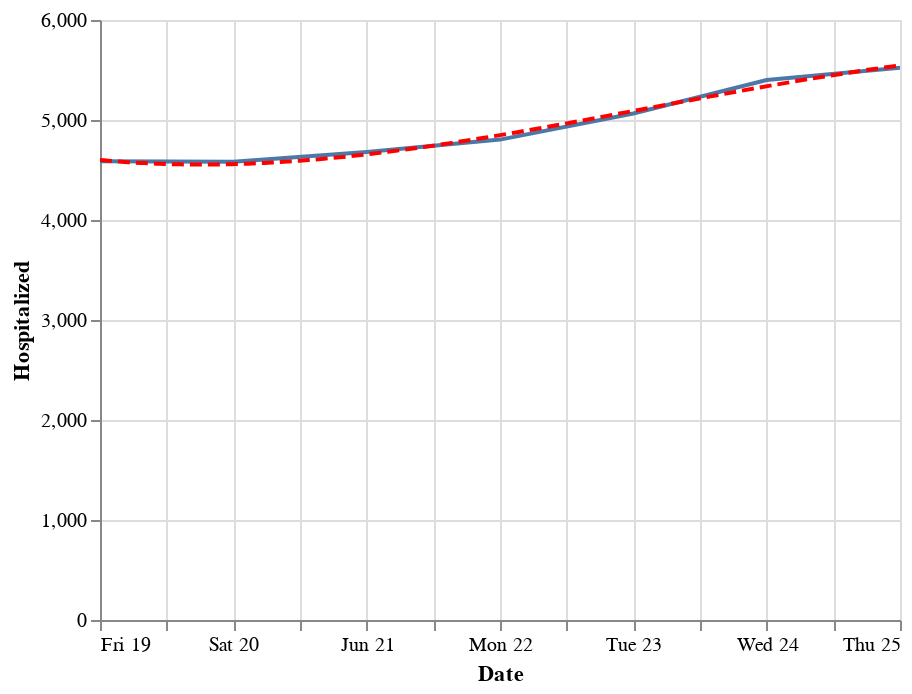

Notebook code cell kept with this figure:
### Code cell
state = alt.Chart(data[data['State'] == 'CA'].sort_values('Date').tail(7)).mark_line().encode(
    x='Date:T',
    y='Hospitalized:Q'
)
reg = state.transform_regression("Date", "Hospitalized", method="poly").mark_line(color='red', strokeDash=[6,3])
(state+reg).interactive()

### Figure 1 — Vega-Lite specification as saved in the notebook (floating-point values rounded to 4 significant figures)
{"config": {"view": {"continuousWidth": 400, "continuousHeight": 300}}, "layer": [{"mark": "line", "encoding": {"x": {"type": "temporal", "field": "Date"}, "y": {"type": "quantitative", "field": "Hospitalized"}}, "selection": {"selector008": {"type": "interval", "bind": "scales", "encodings": ["x", "y"]}}}, {"mark": {"type": "line", "color": "red", "strokeDash": [6, 3]}, "encoding": {"x": {"type": "temporal", "field": "Date"}, "y": {"type": "quantitative", "field": "Hospitalized"}}, "transform": [{"on": "Date", "regression": "Hospitalized", "method": "poly"}]}], "data": {"name": "data-895a44c345304c92ad348f5cc8463647"}, "$schema": "https://vega.github.io/schema/vega-lite/v4.0.2.json", "datasets": {"data-895a44c345304c92ad348f5cc8463647": [{"State": "CA", "Date": "06-19-2020", "Confirmed": 170900.0, "Deaths": 5426.0, "Recovered": 0.0, "Confirmed_New": 3776.0, "Deaths_New": 71.0, "Recovered_New": 0.0, "Active": 165400.0, "positive": 165400.0, "negative": 2990000.0, "pending": null, "Hospitalized": 4587.0, "hospitalizedCumulative": null, "inIcuCurrently": 1329.0, "inIcuCumulative": null, "onVentilatorCurrently": null, "onVentilatorCumulative": null, "recovered": null, "dataQualityGrade": "B", "lastUpdateEt": "6/19/2020 00:00", "dateModified": "2020-06-19T00:00:00Z", "checkTimeEt": "06/18 20:00", "death": 5360.0, "hospitalized": null, "dateChecked": "2020-06-19T00:00:00Z", "totalTestsViral": 3156000.0, "positiveTestsViral": null, "negativeTestsViral": null, "positiveCasesViral": 165400.0, "fips": 6.0, "positiveIncrease": 4317.0, "negativeIncrease": 76860.0, "total": 3156000.0, "totalTestResults": 3156000.0, "totalTestResultsIncrease": 81170.0, "posNeg": 3156000.0, "deathIncrease": 70.0, "hospitalizedIncrease": 0.0, "hash": "108ae27535dd63e3de35d32eecedfc4ed9d97538", "commercialScore": 0.0, "negativeRegularScore": 0.0, "negativeScore": 0.0, "positiveScore": 0.0, "score": 0.0, "grade": null}, {"State": "CA", "Date": "06-20-2020", "Confirmed": 175200.0, "Deaths": 5494.0, "Recovered": 0.0, "Confirmed_New": 4351.0, "Deaths_New": 68.0, "Recovered_New": 0.0, "Active": 169700.0, "positive": 169300.0, "negative": 3065000.0, "pending": null, "Hospitalized": 4582.0, "hospitalizedCumulative": null, "inIcuCurrently": 1332.0, "inIcuCumulative": null, "onVentilatorCurrently": null, "onVentilatorCumulative": null, "recovered": null, "dataQualityGrade": "B", "lastUpdateEt": "6/20/2020 00:00", "dateModified": "2020-06-20T00:00:00Z", "checkTimeEt": "06/19 20:00", "death": 5424.0, "hospitalized": null, "dateChecked": "2020-06-20T00:00:00Z", "totalTestsViral": 3234000.0, "positiveTestsViral": null, "negativeTestsViral": null, "positiveCasesViral": 169300.0, "fips": 6.0, "positiveIncrease": 3893.0, "negativeIncrease": 74820.0, "total": 3234000.0, "totalTestResults": 3234000.0, "totalTestResultsIncrease": 78710.0, "posNeg": 3234000.0, "deathIncrease": 64.0, "hospitalizedIncrease": 0.0, "hash": "005f90368432b5b37c10e2fcd70b2a64174645c4", "commercialScore": 0.0, "negativeRegularScore": 0.0, "negativeScore": 0.0, "positiveScore": 0.0, "score": 0.0, "grade": null}, {"State": "CA", "Date": "06-21-2020", "Confirmed": 178500.0, "Deaths": 5515.0, "Recovered": 0.0, "Confirmed_New": 3333.0, "Deaths_New": 21.0, "Recovered_New": 0.0, "Active": 173000.0, "positive": 173800.0, "negative": 3145000.0, "pending": null, "Hospitalized": 4679.0, "hospitalizedCumulative": null, "inIcuCurrently": 1366.0, "inIcuCumulative": null, "onVentilatorCurrently": null, "onVentilatorCumulative": null, "recovered": null, "dataQualityGrade": "B", "lastUpdateEt": "6/21/2020 00:00", "dateModified": "2020-06-21T00:00:00Z", "checkTimeEt": "06/20 20:00", "death": 5495.0, "hospitalized": null, "dateChecked": "2020-06-21T00:00:00Z", "totalTestsViral": 3319000.0, "positiveTestsViral": null, "negativeTestsViral": null, "positiveCasesViral": 173800.0, "fips": 6.0, "positiveIncrease": 4515.0, "negativeIncrease": 80330.0, "total": 3319000.0, "totalTestResults": 3319000.0, "totalTestResultsIncrease": 84840.0, "posNeg": 3319000.0, "deathIncrease": 71.0, "hospitalizedIncrease": 0.0, "hash": "ee8636ddcecddeb08c8a748eff7f2013b97da2e5", "commercialScore": 0.0, "negativeRegularScore": 0.0, "negativeScore": 0.0, "positiveScore": 0.0, "score": 0.0, "grade": null}, {"State": "CA", "Date": "06-22-2020", "Confirmed": 184800.0, "Deaths": 5566.0, "Recovered": 0.0, "Confirmed_New": 6219.0, "Deaths_New": 51.0, "Recovered_New": 0.0, "Active": 179200.0, "positive": 178100.0, "negative": 3234000.0, "pending": null, "Hospitalized": 4804.0, "hospitalizedCumulative": null, "inIcuCurrently": 1412.0, "inIcuCumulative": null, "onVentilatorCurrently": null, "onVentilatorCumulative": null, "recovered": null, "dataQualityGrade": "B", "lastUpdateEt": "6/22/2020 00:00", "dateModified": "2020-06-22T00:00:00Z", "checkTimeEt": "06/21 20:00", "death": 5515.0, "hospitalized": null, "dateChecked": "2020-06-22T00:00:00Z", "totalTestsViral": 3412000.0, "positiveTestsViral": null, "negativeTestsViral": null, "positiveCasesViral": 178100.0, "fips": 6.0, "positiveIncrease": 4230.0, "negativeIncrease": 88200.0, "total": 3412000.0, "totalTestResults": 3412000.0, "totalTestResultsIncrease": 92430.0, "posNeg": 3412000.0, "deathIncrease": 20.0, "hospitalizedIncrease": 0.0, "hash": "5bbedb855e47f3e09898d7b314f7d09c94a7e8da", "commercialScore": 0.0, "negativeRegularScore": 0.0, "negativeScore": 0.0, "positiveScore": 0.0, "score": 0.0, "grade": null}, {"State": "CA", "Date": "06-23-2020", "Confirmed": 191500.0, "Deaths": 5626.0, "Recovered": 0.0, "Confirmed_New": 6712.0, "Deaths_New": 60.0, "Recovered_New": 0.0, "Active": 185900.0, "positive": 183100.0, "negative": 3314000.0, "pending": null, "Hospitalized": 5065.0, "hospitalizedCumulative": null, "inIcuCurrently": 1421.0, "inIcuCumulative": null, "onVentilatorCurrently": null, "onVentilatorCumulative": null, "recovered": null, "dataQualityGrade": "B", "lastUpdateEt": "6/23/2020 00:00", "dateModified": "2020-06-23T00:00:00Z", "checkTimeEt": "06/22 20:00", "death": 5580.0, "hospitalized": null, "dateChecked": "2020-06-23T00:00:00Z", "totalTestsViral": 3497000.0, "positiveTestsViral": null, "negativeTestsViral": null, "positiveCasesViral": 183100.0, "fips": 6.0, "positiveIncrease": 5019.0, "negativeIncrease": 80220.0, "total": 3497000.0, "totalTestResults": 3497000.0, "totalTestResultsIncrease": 85240.0, "posNeg": 3497000.0, "deathIncrease": 65.0, "hospitalizedIncrease": 0.0, "hash": "da0ba488d4aa04cfc79500ce5b82c70f6405f3d7", "commercialScore": 0.0, "negativeRegularScore": 0.0, "negativeScore": 0.0, "positiveScore": 0.0, "score": 0.0, "grade": null}, {"State": "CA", "Date": "06-24-2020", "Confirmed": 195900.0, "Deaths": 5725.0, "Recovered": 0.0, "Confirmed_New": 4448.0, "Deaths_New": 99.0, "Recovered_New": 0.0, "Active": 190200.0, "positive": 190200.0, "negative": 3403000.0, "pending": null, "Hospitalized": 5399.0, "hospitalizedCumulative": null, "inIcuCurrently": 1487.0, "inIcuCumulative": null, "onVentilatorCurrently": null, "onVentilatorCumulative": null, "recovered": null, "dataQualityGrade": "B", "lastUpdateEt": "6/24/2020 00:00", "dateModified": "2020-06-24T00:00:00Z", "checkTimeEt": "06/23 20:00", "death": 5632.0, "hospitalized": null, "dateChecked": "2020-06-24T00:00:00Z", "totalTestsViral": 3593000.0, "positiveTestsViral": null, "negativeTestsViral": null, "positiveCasesViral": 190200.0, "fips": 6.0, "positiveIncrease": 7149.0, "negativeIncrease": 88820.0, "total": 3593000.0, "totalTestResults": 3593000.0, "totalTestResultsIncrease": 95970.0, "posNeg": 3593000.0, "deathIncrease": 52.0, "hospitalizedIncrease": 0.0, "hash": "707eae4e14cae86465e6d42bc08e7244ddcc809f", "commercialScore": 0.0, "negativeRegularScore": 0.0, "negativeScore": 0.0, "positiveScore": 0.0, "score": 0.0, "grade": null}, {"State": "CA", "Date": "06-25-2020", "Confirmed": 201100.0, "Deaths": 5806.0, "Recovered": 0.0, "Confirmed_New": 5187.0, "Deaths_New": 81.0, "Recovered_New": 0.0, "Active": 195300.0, "positive": 195600.0, "negative": 3499000.0, "pending": null, "Hospitalized": 5522.0, "hospitalizedCumulative": null, "inIcuCurrently": 1523.0, "inIcuCumulative": null, "onVentilatorCurrently": null, "onVentilatorCumulative": null, "recovered": null, "dataQualityGrade": "B", "lastUpdateEt": "6/25/2020 00:00", "dateModified": "2020-06-25T00:00:00Z", "checkTimeEt": "06/24 20:00", "death": 5733.0, "hospitalized": null, "dateChecked": "2020-06-25T00:00:00Z", "totalTestsViral": 3694000.0, "positiveTestsViral": null, "negativeTestsViral": null, "positiveCasesViral": 195600.0, "fips": 6.0, "positiveIncrease": 5349.0, "negativeIncrease": 96100.0, "total": 3694000.0, "totalTestResults": 3694000.0, "totalTestResultsIncrease": 101400.0, "posNeg": 3694000.0, "deathIncrease": 101.0, "hospitalizedIncrease": 0.0, "hash": "e8520cf2041e9558b109ed92f19cac8d8ada6368", "commercialScore": 0.0, "negativeRegularScore": 0.0, "negativeScore": 0.0, "positiveScore": 0.0, "score": 0.0, "grade": null}]}}
